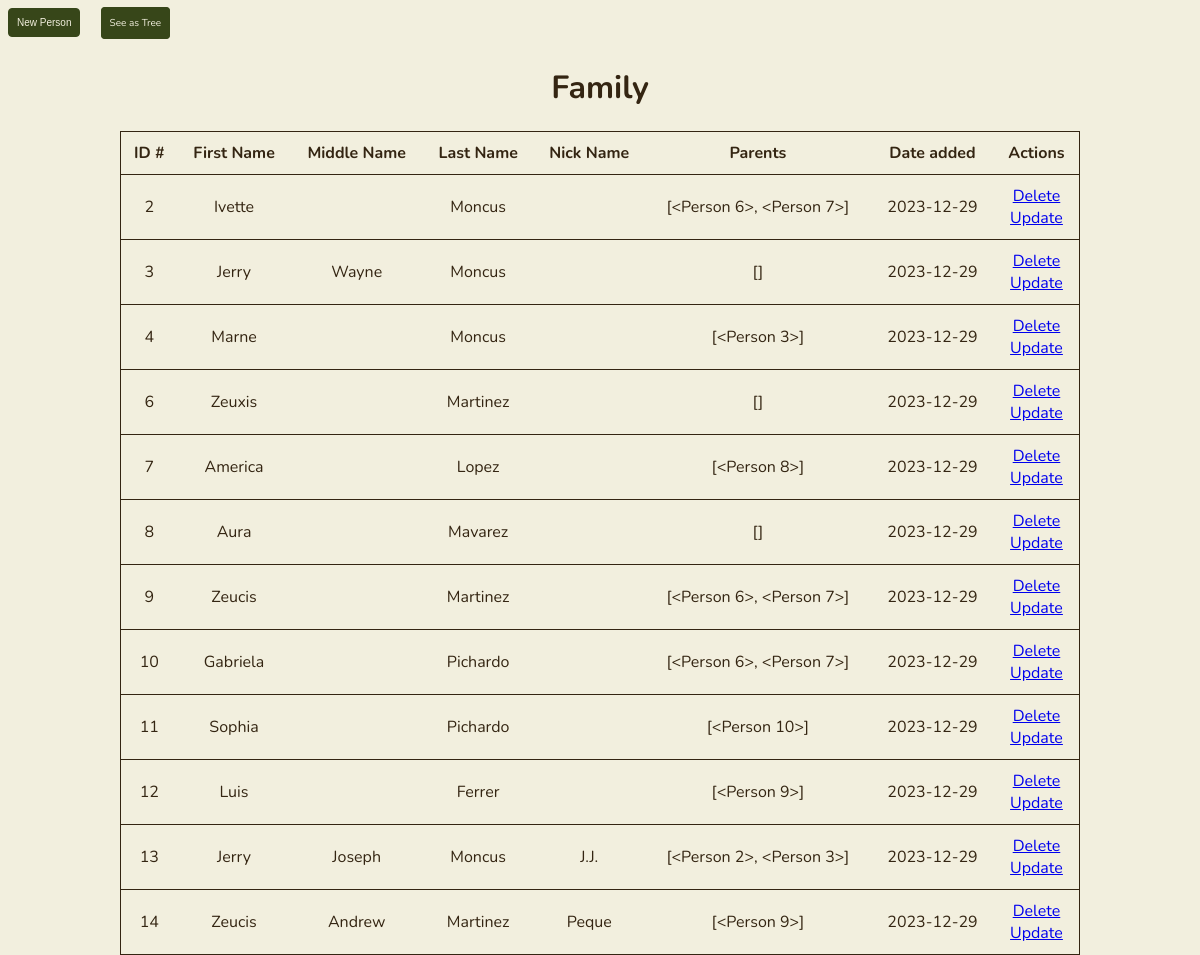
/table, run on an earlier commit of the app's database.
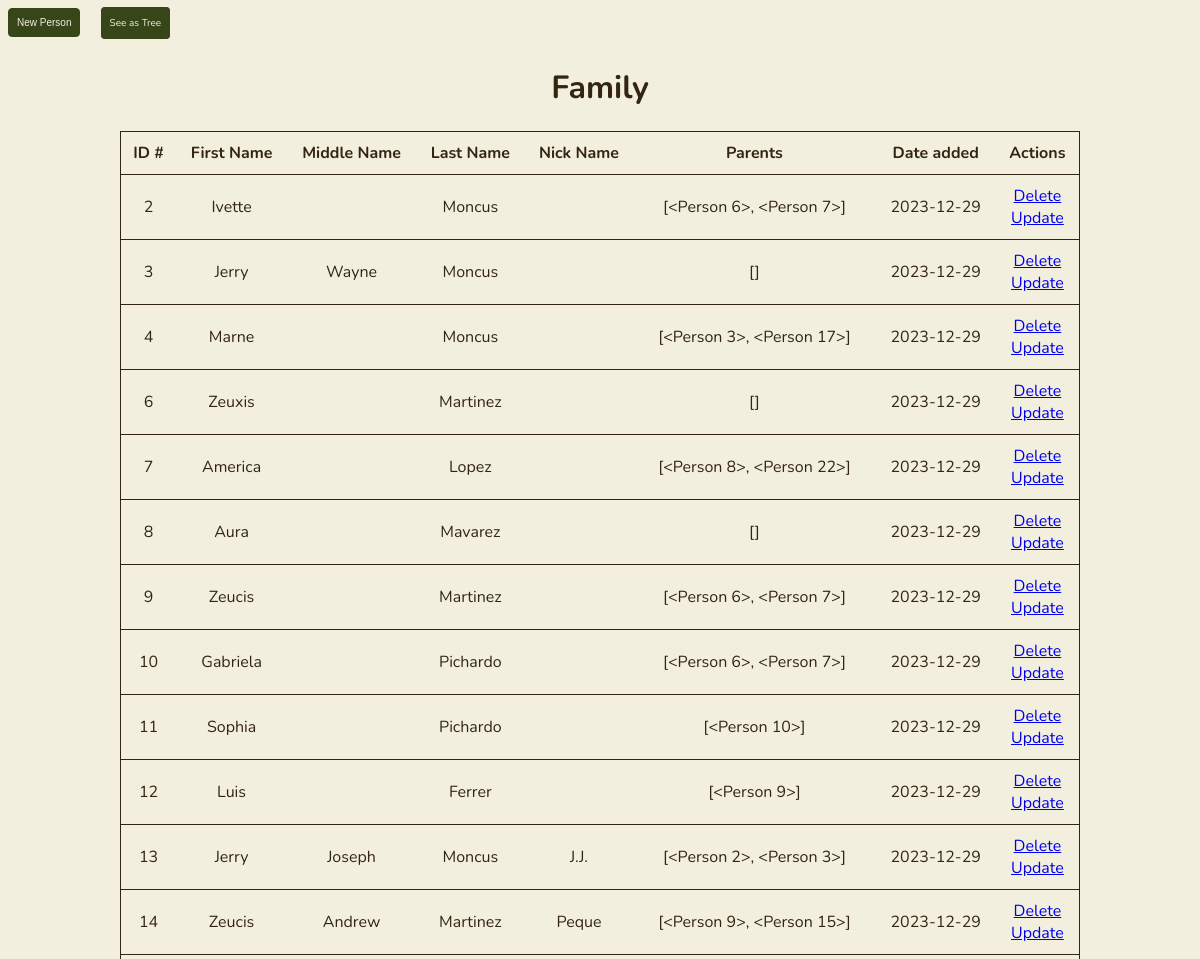
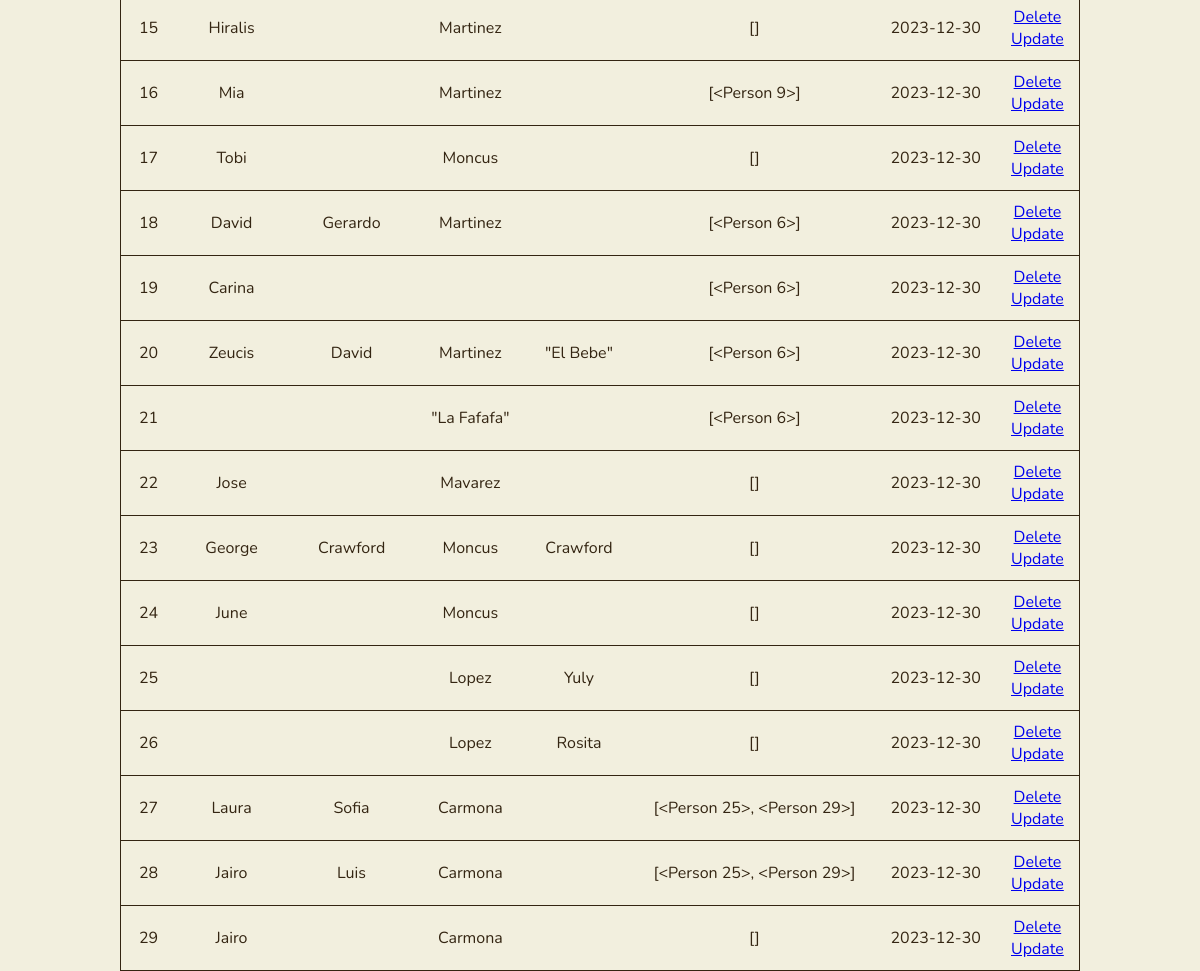
And on a later commit of the database (2 pictures, top to bottom).
### app.py (models this page shows)
class Person(db.Model):
    id = db.Column(db.Integer, primary_key=True)
    first_name = db.Column(db.String(200), nullable=False)
    last_name = db.Column(db.String(200), nullable=False)
    middle_name = db.Column(db.String(200), nullable=False, default='')
    nick_name = db.Column(db.String(200), nullable=False, default='')
    date_created = db.Column(db.DateTime, default=datetime.utcnow)
    parents = db.relationship('Person',
                              secondary = person_parent_association,
                              primaryjoin = id == person_parent_association.c.person_id,
                              secondaryjoin = id == person_parent_association.c.parent_id,
                              backref = db.backref('children', lazy='select'))
    siblings = db.relationship('Person',
                              secondary = sibling_association,
                              primaryjoin = id == sibling_association.c.left_id,
                              secondaryjoin = id == sibling_association.c.right_id,
                              back_populates = 'siblings',
                              lazy='select')
    def __repr__(self):
        return '<Person %r>' % self.id

### app.py (the view)
@app.route('/table', methods=['POST', 'GET'])
def table():
    if request.method == 'POST':
        first_name = request.form['first_name']
        last_name = request.form['last_name']
        middle_name = request.form['middle_name']
        nick_name = request.form['nick_name']
        new_person = Person(first_name = first_name,
                            last_name = last_name,
                            middle_name = middle_name,
                            nick_name = nick_name)
        try:
            db.session.add(new_person)
            db.session.commit()
            return redirect('/')
        except:
            return 'There was an issue adding your person'
    else:
        people = Person.query.order_by(Person.date_created).all()
        return render_template('table.html', people=people)

### templates/table.html (shortened to what this page needs)
{% extends 'base.html' %}
{% block body %}
<div class='content' id="main-content">
    <button class="btn" id='addPersonBtn'>New Person</button>
    <a class="btn" id='to_tree' href="/">See as Tree</a>
    <h1 style="text-align: center">Family</h1>
    {% if people|length < 1 %}
        <h4 style="text-align: center">There are no people. Create one below!</h4>
    {% else %}
        <table class="bordered" id="people-table">
            <tr>
                <th>ID #</th>
                <th>First Name</th>
                <th>Middle Name</th>
                <th>Last Name</th>
                <th>Nick Name</th>
                <th>Parents</th>
                <th>Date added</th>
                <th>Actions</th>
            </tr>
            {% for person in people %}
                <tr>
                    <td>{{ person.id }}</td>
                    <td>{{ person.first_name }}</td>
                    <td>{{ person.middle_name }}</td>
                    <td>{{ person.last_name }}</td>
                    <td>{{ person.nick_name }}</td>
                    <td>{{ person.parents }}</td>
                    <td>{{ person.date_created.date() }}</td>
                    <td>
                        <a href="/delete/{{person.id}}">Delete</a>
                        <br>
                        <a href="/update_table/{{person.id}}">Update</a>
                    </td>
                </tr>
            {% endfor %}
        </table>
    {% endif %}
</div>
{% endblock %}

What changed in the data, as far as the page shows it:
computed for Person "Marne": parents "[<Person 3>]" → "[<Person 3>, <Person 17>]"
computed for Person "America": parents "[<Person 8>]" → "[<Person 8>, <Person 22>]"
computed for Person "Andrew": parents "[<Person 9>]" → "[<Person 9>, <Person 15>]"
added Person: id "15", first_name "Hiralis", last_name "Martinez", parents "[]", date_created "2023-12-30"
added Person: id "16", first_name "Mia", last_name "Martinez", parents "[<Person 9>]", date_created "2023-12-30"
added Person: id "17", first_name "Tobi", last_name "Moncus", parents "[]", date_created "2023-12-30"
added Person: id "18", first_name "David", middle_name "Gerardo", last_name "Martinez", parents "[<Person 6>]", date_created "2023-12-30"
added Person: id "19", first_name "Carina", parents "[<Person 6>]", date_created "2023-12-30"
added Person: id "20", first_name "Zeucis", middle_name "David", last_name "Martinez", nick_name "\"El Bebe\"", parents "[<Person 6>]", date_created "2023-12-30"
added Person: id "21", last_name "\"La Fafafa\"", parents "[<Person 6>]", date_created "2023-12-30"
added Person: id "22", first_name "Jose", last_name "Mavarez", parents "[]", date_created "2023-12-30"
added Person: id "23", first_name "George", middle_name "Crawford", last_name "Moncus", nick_name "Crawford", parents "[]", date_created "2023-12-30"
added Person: id "24", first_name "June", last_name "Moncus", parents "[]", date_created "2023-12-30"
added Person: id "25", last_name "Lopez", nick_name "Yuly", parents "[]", date_created "2023-12-30"
added Person: id "26", last_name "Lopez", nick_name "Rosita", parents "[]", date_created "2023-12-30"
added Person: id "27", first_name "Laura", middle_name "Sofia", last_name "Carmona", parents "[<Person 25>, <Person 29>]", date_created "2023-12-30"
added Person: id "28", first_name "Jairo", middle_name "Luis", last_name "Carmona", parents "[<Person 25>, <Person 29>]", date_created "2023-12-30"
added Person: id "29", first_name "Jairo", last_name "Carmona", parents "[]", date_created "2023-12-30"
